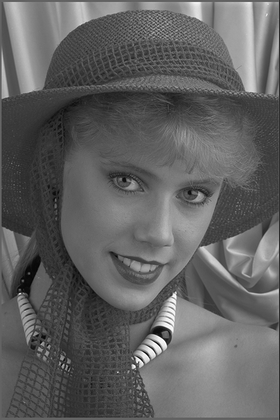
%> input picture libs/torchssim/test/assets/images/kodim04.png, 280 x 420 px, shrunk from 512 x 768 before the run; its folder holds 4 pictures in this run
$ octave create_reference.m   (GNU Octave 9; MATLAB toolbox functions it lacks are replaced by stand-ins)
%> lines starting %> are read from the running program, lines starting %| are printed output that depends on the picture
root = 'images';
files = dir(fullfile(root, '*.png'));
files = sort({files.name})';

%%

read_image = @(file) im2double(imread(fullfile(root, file)));
images = cellfun(read_image, files, 'UniformOutput',false);
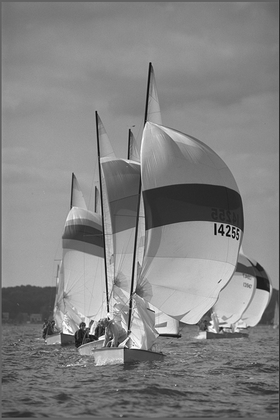
%> input picture libs/torchssim/test/assets/images/kodim09.png, 280 x 420 px, shrunk from 512 x 768 before the run
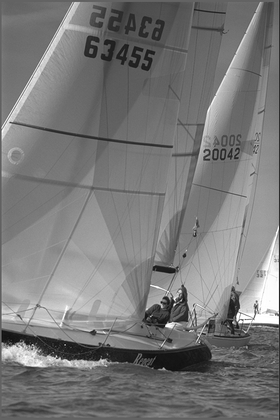
%> input picture libs/torchssim/test/assets/images/kodim10.png, 280 x 420 px, shrunk from 512 x 768 before the run
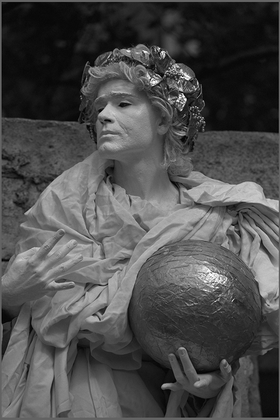
%> input picture libs/torchssim/test/assets/images/kodim17.png, 280 x 420 px, shrunk from 512 x 768 before the run
%> images = 4 items

%%

file_pairs = pairs_with_replacement(files);
image_pairs = pairs_with_replacement(images);
%> the loop in pairs_with_replacement (call 2), `for i = 1 : num_elements` made 4 passes
%> image_pairs = 20 items

num_pairs = size(file_pairs, 1);
scores = zeros(num_pairs, 1);
for k = 1 : num_pairs

    scores(k) = ssim(image_pairs{k, :});
end
%> after the loop, scores = [1; 0.303; 0.298; 0.204; 1; 0.41; 0.179; 1; 0.194; 1]

%%

data = table(file_pairs(:, 1), file_pairs(:, 2), scores, ...
    'VariableNames',{'image1', 'image2', 'score'});
%> data = 10 items; first 5, score: 1, 0.303, 0.298, 0.204, 1
writetable(data, 'reference.csv')


%%

function [pairs] = pairs_with_replacement(x)

x = x(:);
num_elements = length(x);
num_pairs = num_elements * (num_elements + 1) / 2;

k = 1;
pairs = cell(num_pairs, 2);
for i = 1 : num_elements
    for j = i : num_elements
        pairs(k, :) = x([i, j]);
        k = k + 1;
    end
end

end
